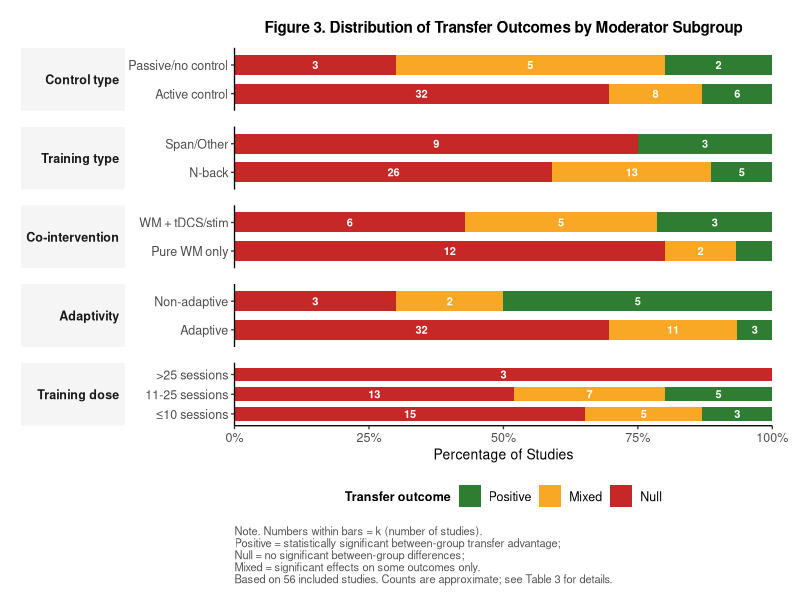

This chart was generated by the following R code:
# Figure 3: Moderator Summary Visualization
# Paper 01 — WM Training Systematic Review
# Requires: ggplot2, dplyr, tidyr

# This figure presents a visual summary of outcome distributions (Positive/Null/Mixed)
# across key moderator subgroups, using stacked bar charts.

library(ggplot2)
library(dplyr)
library(tidyr)

# ─────────────────────────────────────────────────
# DATA: Outcome counts by moderator subgroup
# Based on narrative synthesis from 56 studies
# (Exact counts should be verified from Excel data)
# ─────────────────────────────────────────────────

moderator_data <- data.frame(
  moderator = c(
    # Control group type
    "Active control", "Active control",  "Active control",
    "Passive/no control", "Passive/no control", "Passive/no control",
    # Training type
    "N-back", "N-back", "N-back",
    "Span/Other", "Span/Other", "Span/Other",
    # Combined intervention
    "Pure WM only", "Pure WM only", "Pure WM only",
    "WM + tDCS/stim", "WM + tDCS/stim", "WM + tDCS/stim",
    # Adaptive
    "Adaptive", "Adaptive", "Adaptive",
    "Non-adaptive", "Non-adaptive", "Non-adaptive",
    # Dose (sessions)
    "≤10 sessions", "≤10 sessions", "≤10 sessions",
    "11-25 sessions", "11-25 sessions", "11-25 sessions",
    ">25 sessions", ">25 sessions", ">25 sessions"
  ),
  group = c(
    "Control type", "Control type", "Control type",
    "Control type", "Control type", "Control type",
    "Training type", "Training type", "Training type",
    "Training type", "Training type", "Training type",
    "Co-intervention", "Co-intervention", "Co-intervention",
    "Co-intervention", "Co-intervention", "Co-intervention",
    "Adaptivity", "Adaptivity", "Adaptivity",
    "Adaptivity", "Adaptivity", "Adaptivity",
    "Training dose", "Training dose", "Training dose",
    "Training dose", "Training dose", "Training dose",
    "Training dose", "Training dose", "Training dose"
  ),
  outcome = rep(c("Positive", "Mixed", "Null"), 11),
  # Approximate counts — verify against final cross-tabulation
  k = c(
    # Active control (n=46): Positive=6, Mixed=8, Null=32
    6, 8, 32,
    # Passive/no control (n=10): Positive=2, Mixed=5, Null=3  [Seq3 Salminen → Mixed]
    2, 5, 3,
    # N-back (n=44): Positive=5, Mixed=13, Null=26  [Seq3 Salminen → Mixed]
    5, 13, 26,
    # Span/Other (n=12): Positive=3, Mixed=0, Null=9
    3, 0, 9,
    # Pure WM only (n=15): Positive=1, Mixed=2, Null=12
    1, 2, 12,
    # WM + stimulation (n=14): Positive=3, Mixed=5, Null=6
    3, 5, 6,
    # Adaptive (n=46): Positive=3, Mixed=11, Null=32  [Seq3 Salminen → Mixed]
    3, 11, 32,
    # Non-adaptive (n=10): Positive=5, Mixed=2, Null=3
    5, 2, 3,
    # ≤10 sessions (n=23): Positive=3, Mixed=5, Null=15
    3, 5, 15,
    # 11-25 sessions (n=25): Positive=5, Mixed=7, Null=13  [Seq3 Salminen → Mixed]
    5, 7, 13,
    # >25 sessions (n=3): Positive=0, Mixed=0, Null=3
    0, 0, 3
  )
)

# Calculate percentages within each moderator
moderator_data <- moderator_data %>%
  group_by(moderator) %>%
  mutate(
    total = sum(k),
    pct = k / total * 100
  ) %>%
  ungroup()

# Factor ordering
moderator_data$outcome <- factor(moderator_data$outcome,
                                  levels = c("Positive", "Mixed", "Null"))

# Ordering of moderator labels (within each group)
moderator_data$moderator <- factor(moderator_data$moderator,
  levels = c(
    "Active control", "Passive/no control",
    "N-back", "Span/Other",
    "Pure WM only", "WM + tDCS/stim",
    "Adaptive", "Non-adaptive",
    "≤10 sessions", "11-25 sessions", ">25 sessions"
  )
)

# Group factor (for facet)
moderator_data$group <- factor(moderator_data$group,
  levels = c("Control type", "Training type", "Co-intervention", "Adaptivity", "Training dose")
)

# ─────────────────────────────────────────────────
# COLORS
# ─────────────────────────────────────────────────
outcome_colors <- c(
  "Positive" = "#2E7D32",   # Dark green
  "Mixed"    = "#F9A825",   # Amber
  "Null"     = "#C62828"    # Dark red
)

# ─────────────────────────────────────────────────
# PLOT: Faceted horizontal stacked bar chart
# ─────────────────────────────────────────────────
p3 <- ggplot(moderator_data,
             aes(x = moderator, y = pct, fill = outcome)) +
  geom_col(width = 0.7, position = "stack") +
  geom_text(
    aes(label = ifelse(k >= 2, paste0(k), "")),
    position = position_stack(vjust = 0.5),
    size = 2.8, color = "white", fontface = "bold"
  ) +
  scale_fill_manual(
    values = outcome_colors,
    name = "Transfer outcome",
    breaks = c("Positive", "Mixed", "Null")
  ) +
  scale_y_continuous(
    labels = function(x) paste0(x, "%"),
    breaks = seq(0, 100, by = 25),
    expand = c(0, 0)
  ) +
  facet_wrap(~ group, scales = "free_y", ncol = 1, strip.position = "left") +
  coord_flip() +
  labs(
    title = "Figure 3. Distribution of Transfer Outcomes by Moderator Subgroup",
    x = NULL,
    y = "Percentage of Studies",
    caption = paste0(
      "Note. Numbers within bars = k (number of studies).\n",
      "Positive = statistically significant between-group transfer advantage;\n",
      "Null = no significant between-group differences;\n",
      "Mixed = significant effects on some outcomes only.\n",
      "Based on 56 included studies. Counts are approximate; see Table 3 for details."
    )
  ) +
  theme_classic(base_size = 10) +
  theme(
    plot.title = element_text(face = "bold", hjust = 0.5, size = 11,
                               margin = margin(b = 8)),
    strip.text.y.left = element_text(angle = 0, face = "bold", size = 9,
                                      hjust = 1),
    strip.placement = "outside",
    strip.background = element_rect(fill = "#F5F5F5", color = NA),
    legend.position = "bottom",
    legend.title = element_text(size = 9, face = "bold"),
    legend.text = element_text(size = 9),
    panel.spacing.y = unit(0.4, "cm"),
    plot.caption = element_text(hjust = 0, size = 8, color = "#555555",
                                 margin = margin(t = 8)),
    plot.margin = margin(15, 20, 10, 15),
    axis.text.y = element_text(size = 9),
    axis.text.x = element_text(size = 9)
  )

# Save
ggsave(
  filename = "E:/Meta-analysis writing project/projects/paper-01/06-write/paper01_figures/figure3_moderator_summary.png",
  plot = p3,
  width = 8, height = 10, dpi = 300, bg = "white"
)

cat("Figure 3 (moderator summary) saved.\n")

# ─────────────────────────────────────────────────
# NOTE ON DATA ACCURACY
# ─────────────────────────────────────────────────
# The k counts above are APPROXIMATE, derived from the narrative summary in the
# paper draft (Section 3.4). Before final submission, these should be verified
# against the cross-tabulation of the raw Excel data:
#   04-extract/数据_6_数据提取表_v3_research.xlsx
# Fields used: col40 (总体结论), col24 (主动对照), col17 (训练类型),
#              col19 (自适应), col26 (结合干预), col20 (训练总次数)
